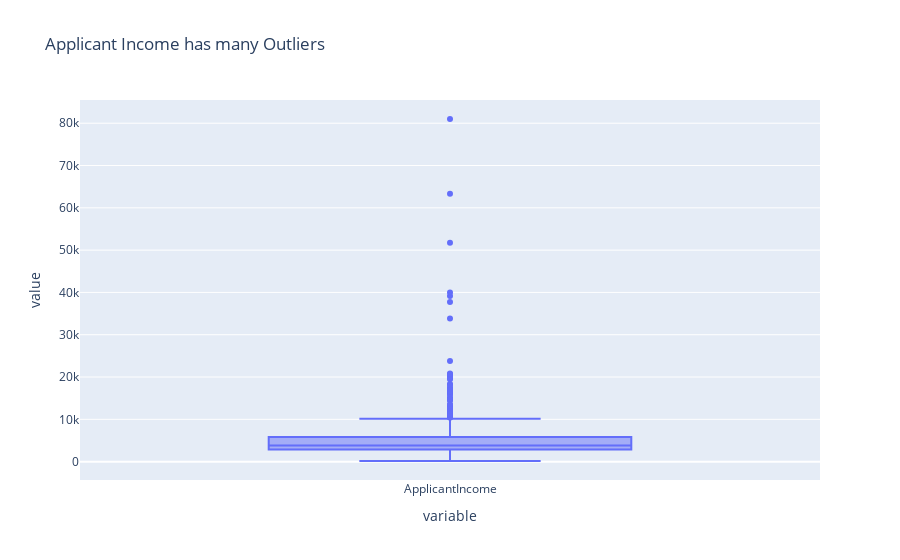

Write notebook code for a chart like this one.
### Code cell
fig = px.box(df, y=['ApplicantIncome'], title='Applicant Income has many Outliers')
fig.show()

### Figure 1 — Plotly figure (JSON) as saved in the notebook; plotly's stock layout.template omitted (floating-point values rounded to 4 significant figures; data arrays with more than 128 entries replaced by an {"elided": "..."} marker saying what was removed)
{"data": [{"alignmentgroup": "True", "hovertemplate": "variable=%{x}<br>value=%{y}<extra></extra>", "legendgroup": "", "marker": {"color": "#636efa"}, "name": "", "notched": false, "offsetgroup": "", "orientation": "v", "showlegend": false, "type": "box", "x": {"elided": "614 str values"}, "x0": " ", "xaxis": "x", "y": {"elided": "614 int values"}, "y0": " ", "yaxis": "y"}], "layout": {"boxmode": "group", "legend": {"tracegroupgap": 0}, "title": {"text": "Applicant Income has many Outliers"}, "xaxis": {"anchor": "y", "domain": [0, 1], "title": {"text": "variable"}}, "yaxis": {"anchor": "x", "domain": [0, 1], "title": {"text": "value"}}}}
